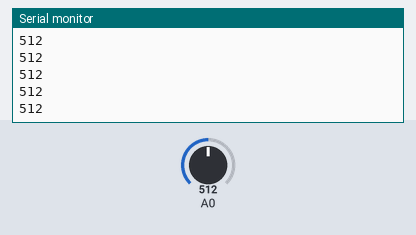
Bench run of a sketch on a simulated Arduino Uno, built with avr-gcc and run on an emulated ATmega328P. On the bench: the last lines printed to the serial monitor. The test bench sets the inputs (shaded band); at power-on: A0 = 512.

Above: at 1.2 s.
1.3 s: A0 set to 716
At 2.4 s:
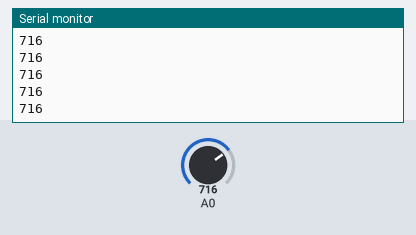
2.8 s: A0 set to 900
At 3.8 s:
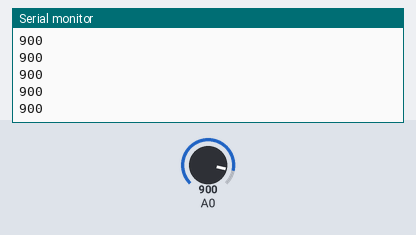
Timing chart, 0 to 5.8 s (numbered marks = the images above; inputs shaded):
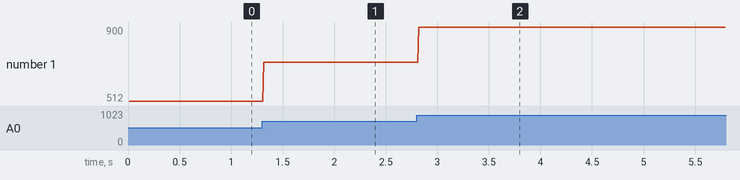

The sketch:

analogo.ino
```cpp
int i=0;
void setup(){
	Serial.begin(9600);
}
void loop(){

  i=analogRead(A0);
  delay(10);
  Serial.println(i);

}
```

Measured:
- after the input at 1.3 s, the serial monitor: prints a new line at once (image 1)
- after the input at 2.8 s, the serial monitor: prints a new line at once (image 2)
- plotted number 1: 512 → 716 after the input at 1.3 s, 716 → 900 after the input at 2.8 s
